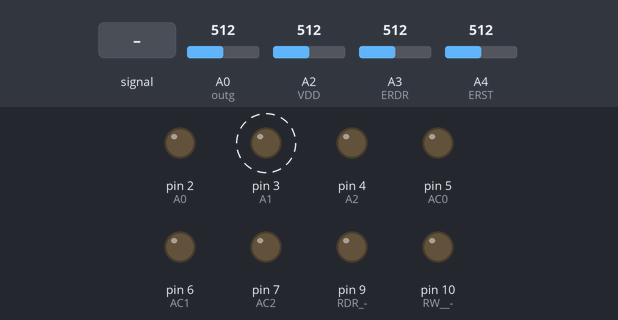
Simulated run of this sketch. Board: Arduino Uno, built with avr-gcc and run on an emulated ATmega328P. Shown: output pins drawn as LEDs (lit = HIGH). Dashed ring = blinking. Inputs (shaded band) come from the test bench; at power-on: A0 (outg) = 512, A2 (VDD) = 512, A3 (ERDR) = 512, A4 (ERST) = 512. Pins used as bus, display or sensor lines are not drawn; what the sketch prints to the serial monitor is not drawn.

Above: at 0.1 s.
5.5 s: A0 (outg) fed a 200 Hz sine of ±81 counts around its level
At 7.63 s:
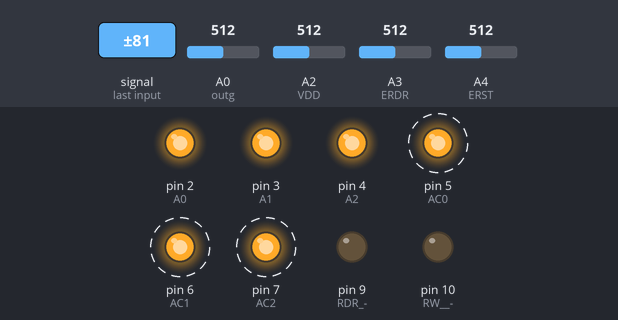
9.3 s: A0 (outg) set to 190
At 9.33 s:
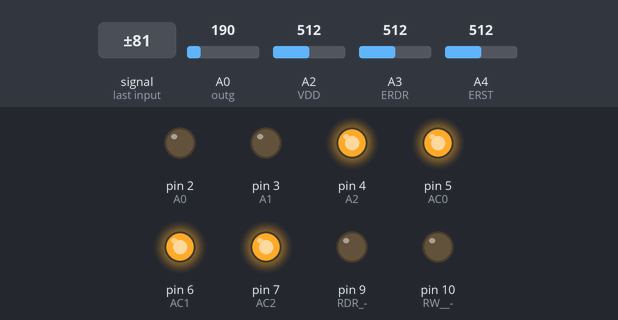
22.2 s: A0 (outg) fed a 200 Hz sine of ±81 counts around its level
At 22.21 s:
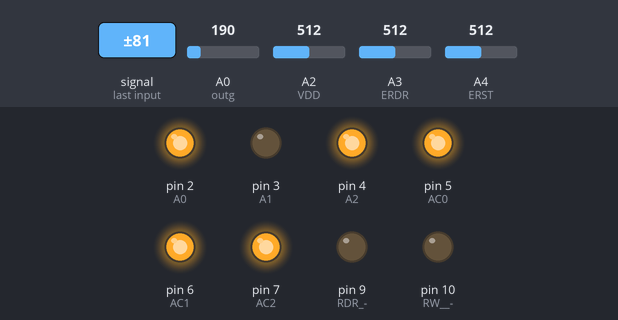
Timing chart, 0 to 41.1 s (numbered marks = the images above; inputs shaded):
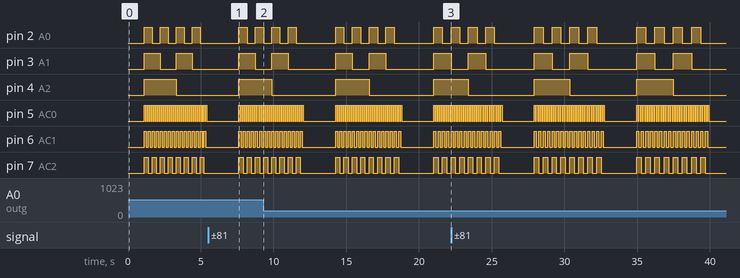

Measured:
- by itself, pin 2 (A0): repeats every 7.0 s: 2 × (LOW 0.60 s, HIGH 0.60 s), LOW 2.7 s, HIGH 0.61 s, LOW 0.61 s, HIGH 0.61 s
- by itself, pin 3 (A1): repeats every 7.0 s: HIGH 1.2 s, LOW 3.3 s, HIGH 1.2 s, LOW 1.2 s
- by itself, pin 4 (A2): alternates HIGH for 2.5 s and LOW for 4.6 s
- by itself, pin 5 (AC0): repeats every 7.0 s: HIGH 0.07 s, LOW 2.2 s, 31 × (HIGH 0.08 s, LOW 0.08 s)
- by itself, pin 6 (AC1): repeats every 7.0 s: HIGH 0.15 s, LOW 2.3 s, 15 × (HIGH 0.15 s, LOW 0.15 s)
- by itself, pin 7 (AC2): repeats every 7.0 s: 5 × (LOW 0.30 s, HIGH 0.30 s), LOW 2.4 s, 2 × (HIGH 0.31 s, LOW 0.31 s), HIGH 0.31 s

The sketch:

Leitura_Linear_TempoVariando.ino
```cpp
 //LEITURA DA MATRIZ COM APLICAÇÃO DA CDS


  void setup(){

    pinMode(10, OUTPUT);//RW  -> aciona o ROWSEL
    pinMode(9, OUTPUT); //RDR -> aciona o eRDR
    pinMode(8, OUTPUT); //RST -> aciona o eRST
    pinMode(7, OUTPUT); //AC2
    pinMode(6, OUTPUT); //AC1
    pinMode(5, OUTPUT); //AC0
    pinMode(4, OUTPUT); //A2
    pinMode(3, OUTPUT); //A1
    pinMode(2, OUTPUT); //A0

    Serial.begin(9600);

  }

// variáveis do sistema

float v_dd;
float e_rdr;
float e_rst;
float VDD = A2;
float ERDR = A3;
float ERST = A4;

int timereset=50;     // RESET carga do fotodiodo
int timeexpo=10;      // tempo de exposição
int timeexpomax = 300;//tempo de exposição máximo
float outg = A0;      // sinal na saída do pixel
float s1;             // durante o reset
float s2;             // Após a exposição
float vph;            // sinal detensão fotogerada
float vph_ac;         // tensão fotogerada acumulada
float vph_media;      // média final
int count;
int cmax=200;        //número de repetições da leitura
int n;
int m;


// Tensões no Circuito

void set(){
    Serial.println();
    Serial.println("*************************************");
    Serial.println("LEITURA DA MATRIZ EM MODO LINEAR");
    Serial.print("VDD = ");
    v_dd = analogRead(VDD);
    Serial.println(5*v_dd/1024 );
    e_rdr = analogRead(ERDR);
    Serial.print("ERDR = ");
    Serial.println(5*e_rdr/1024 );
    e_rst = analogRead(ERST);
    Serial.print("ERST = ");
    Serial.println(5*e_rst/1024 );
    Serial.print("tempo de exposição = ");
    Serial.print(timeexpo);
    Serial.println(" microsegundos");
    Serial.println("*************************************");
    delay(1000);
}

//função ler média
void lerpixel(){
count = 1;
vph_ac = 0;
n=1;
while (count <= cmax) {
//reset
digitalWrite(8,0);
digitalWrite(9,0);
digitalWrite(10,0);
delayMicroseconds(timereset);
s1 = analogRead(outg);
//exposição
digitalWrite(8,1); //RST
delayMicroseconds(timeexpo);
s2 = analogRead(outg);
vph = (s1-s2)*5/1024;
if(vph < 0.05)
{
n=n;
}
else
{
vph_ac = vph_ac + vph;
n=n+1;
}
count++;
}
vph_media=vph_ac/n;
Serial.print(vph_media,3);
Serial.print (" ");
}

//função ler valor máximo
void lermax(){
count = 0;
vph_ac = 0;
while (count <= cmax) {
digitalWrite(8,0);
digitalWrite(9,0);
digitalWrite(10,0);
delayMicroseconds(timereset);
s1 = analogRead(outg);
digitalWrite(8,1); //RST
delayMicroseconds(timeexpo);
s2 = analogRead(outg);
vph = (s1-s2)*5/1024;
if(vph > vph_ac)
{
vph_ac=vph;
}
count++;
}
Serial.print(vph_ac,3);
Serial.print (" ");
}

void coluna1(){
digitalWrite(7,1);
digitalWrite(6,1);
digitalWrite(5,1);
lerpixel();
digitalWrite(7,1);
digitalWrite(6,1);
digitalWrite(5,0);
lerpixel();
digitalWrite(7,1);
digitalWrite(6,0);
digitalWrite(5,1);
lerpixel();
digitalWrite(7,1);
digitalWrite(6,0);
digitalWrite(5,0);
lerpixel();
digitalWrite(7,0);
digitalWrite(6,1);
digitalWrite(5,1);
lerpixel();
digitalWrite(7,0);
digitalWrite(6,1);
digitalWrite(5,0);
lerpixel();
digitalWrite(7,0);
digitalWrite(6,0);
digitalWrite(5,1);
lerpixel();
digitalWrite(7,0);
digitalWrite(6,0);
digitalWrite(5,0);
lerpixel();
}

void coluna2(){
digitalWrite(7,1);
digitalWrite(6,1);
digitalWrite(5,1);
lermax();
digitalWrite(7,1);
digitalWrite(6,1);
digitalWrite(5,0);
lermax();
digitalWrite(7,1);
digitalWrite(6,0);
digitalWrite(5,1);
lermax();
digitalWrite(7,1);
digitalWrite(6,0);
digitalWrite(5,0);
lermax();
digitalWrite(7,0);
digitalWrite(6,1);
digitalWrite(5,1);
lermax();
digitalWrite(7,0);
digitalWrite(6,1);
digitalWrite(5,0);
lermax();
digitalWrite(7,0);
digitalWrite(6,0);
digitalWrite(5,1);
lermax();
digitalWrite(7,0);
digitalWrite(6,0);
digitalWrite(5,0);
lermax();
}

void linha1() {
// ------ linha 0
digitalWrite(4,1);
digitalWrite(3,1);
digitalWrite(2,1);
coluna1();
Serial.println();
// ------ linha 1
digitalWrite(4,1);
digitalWrite(3,1);
digitalWrite(2,0);
coluna1();
Serial.println();
// ------ linha 2
digitalWrite(4,1);
digitalWrite(3,0);
digitalWrite(2,1);
coluna1();
Serial.println();
// ------ linha 3
digitalWrite(4,1);
digitalWrite(3,0);
digitalWrite(2,0);
coluna1();
Serial.println();
// ------ linha 4
digitalWrite(4,0);
digitalWrite(3,1);
digitalWrite(2,1);
coluna1();
Serial.println();
// ------ linha 5
digitalWrite(4,0);
digitalWrite(3,1);
digitalWrite(2,0);
coluna1();
Serial.println();
// ------ linha 6
digitalWrite(4,0);
digitalWrite(3,0);
digitalWrite(2,1);
coluna1();
Serial.println();
// ------ linha 7
digitalWrite(4,0);
digitalWrite(3,0);
digitalWrite(2,0);
coluna1();
Serial.println();
}


void linha2() {
// ------ linha 0
digitalWrite(4,1);
digitalWrite(3,1);
digitalWrite(2,1);
coluna2();
Serial.println();
// ------ linha 1
digitalWrite(4,1);
digitalWrite(3,1);
digitalWrite(2,0);
coluna2();
Serial.println();
// ------ linha 2
digitalWrite(4,1);
digitalWrite(3,0);
digitalWrite(2,1);
coluna2();
Serial.println();
// ------ linha 3
digitalWrite(4,1);
digitalWrite(3,0);
digitalWrite(2,0);
coluna2();
Serial.println();
// ------ linha 4
digitalWrite(4,0);
digitalWrite(3,1);
digitalWrite(2,1);
coluna2();
Serial.println();
// ------ linha 5
digitalWrite(4,0);
digitalWrite(3,1);
digitalWrite(2,0);
coluna2();
Serial.println();
// ------ linha 6
digitalWrite(4,0);
digitalWrite(3,0);
digitalWrite(2,1);
coluna2();
Serial.println();
// ------ linha 7
digitalWrite(4,0);
digitalWrite(3,0);
digitalWrite(2,0);
coluna2();
Serial.println();
}

void loop() {
while(timeexpo <= timeexpomax) {
set();

    Serial.println();
    Serial.println("LEITURA MÉDIA DE CADA PIXEL");
    Serial.println();
    linha1();
    Serial.println();
    delay(1000);

timeexpo = timeexpo+10;
}
}
```
